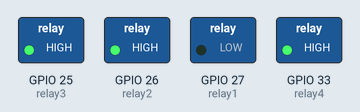
Simulated run of this program. Board: ESP32 board running MicroPython. Parts: switched loads named in the program (green lamp = pin HIGH).

Above: at 1.0 s.
At 3.0 s:
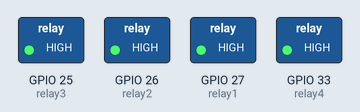
Timing chart, 0 to 5.2 s (numbered marks = the images above):
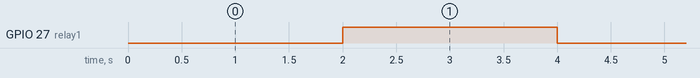

Measured:
- by itself, GPIO 27 (relay1): alternates HIGH for 2.0 s and LOW for 2.0 s

The program:

emb.py
```python
from machine import Pin
from time import sleep

# Definiciones
# Recordar que los reles se activan con nivel BAJO (0)
RELAY_ON = 0
RELAY_OFF = 1

# Definir los pines como salida para los reles
relay1 = Pin(27, Pin.OUT)
relay2 = Pin(26, Pin.OUT)
relay3 = Pin(25, Pin.OUT)
relay4 = Pin(33, Pin.OUT)

# Definir los pines como entrada para los sensores infrarrojos
sensor1 = Pin(32, Pin.IN)
sensor2 = Pin(35, Pin.IN)
sensor3 = Pin(34, Pin.IN)

# Asegurar nivel ALTO en cada entrada de rele
relay1.value(RELAY_OFF)
relay2.value(RELAY_OFF)
relay3.value(RELAY_OFF)
relay4.value(RELAY_OFF)

while True:
    relay1.value(RELAY_ON)  # Activa relé 1
    sleep(2)
    relay1.value(RELAY_OFF)  # Desactiva relé 1
    sleep(2)
```
